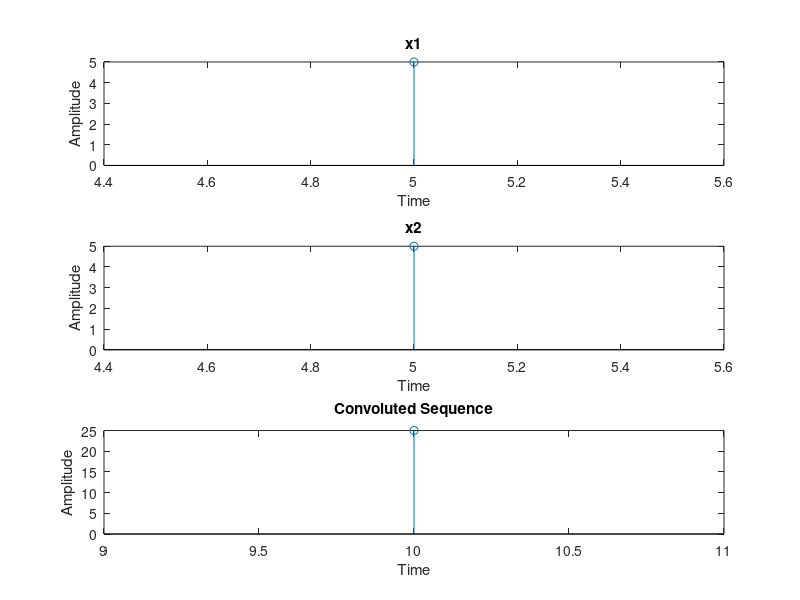

This figure's MATLAB source:
clc; close all;
x1 = input('Enter First sequence x1(n)[] : ');
t1 = input('Enter Origin location Of Sequence x1 : ');
x2 = input('Enter Second sequence x2(n)[] : ');
t2 = input('Enter Origin location Of Sequence x2 : ');
l1 = length(x1); %length of sequence x1
l2 = length(x2); %length of sequence x2
ln = l1+l2-1; %length of convoluted sequence
y = conv(x1,x2); % performing convolution using conv() function
a = t1+l1-1; t = t1:a;
subplot(3,1,1); stem(t,x1);
xlabel('Time'); ylabel('Amplitude');
title('x1');
a = t2+l2-1;
t = t2:a;
subplot(3,1,2);
stem(t,x2);
xlabel('Time'); ylabel('Amplitude');
title('x2');
tn = t1+t2;
a = tn+ln-1;
t = tn:a;
subplot(3,1,3);
grid on
disp('Convoluted Sequence ');
disp(y); % For printing the convulated output in MATLAB command window
stem(t,y); %  For plotting the convulated output in MATLAB graph window
xlabel('Time');
ylabel('Amplitude');
title('Convoluted Sequence');
hold on;
